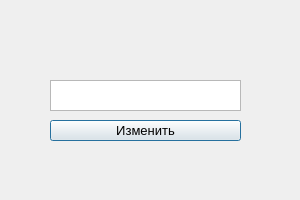
<?xml version="1.0" encoding="UTF-8"?>
<ui version="4.0">
 <class>edit_name_dialog</class>
 <widget class="QDialog" name="edit_name_dialog">
  <property name="geometry">
   <rect>
    <x>0</x>
    <y>0</y>
    <width>300</width>
    <height>200</height>
   </rect>
  </property>
  <property name="minimumSize">
   <size>
    <width>300</width>
    <height>200</height>
   </size>
  </property>
  <property name="maximumSize">
   <size>
    <width>300</width>
    <height>200</height>
   </size>
  </property>
  <property name="windowTitle">
   <string>Изменение названия</string>
  </property>
  <widget class="QPushButton" name="pushButton">
   <property name="geometry">
    <rect>
     <x>50</x>
     <y>120</y>
     <width>191</width>
     <height>21</height>
    </rect>
   </property>
   <property name="font">
    <font>
     <family>Arial</family>
     <pointsize>10</pointsize>
    </font>
   </property>
   <property name="text">
    <string>Изменить</string>
   </property>
  </widget>
  <widget class="QTextEdit" name="textEdit">
   <property name="geometry">
    <rect>
     <x>50</x>
     <y>80</y>
     <width>191</width>
     <height>31</height>
    </rect>
   </property>
   <property name="font">
    <font>
     <family>Arial</family>
     <pointsize>11</pointsize>
    </font>
   </property>
  </widget>
 </widget>
 <resources/>
 <connections/>
</ui>
